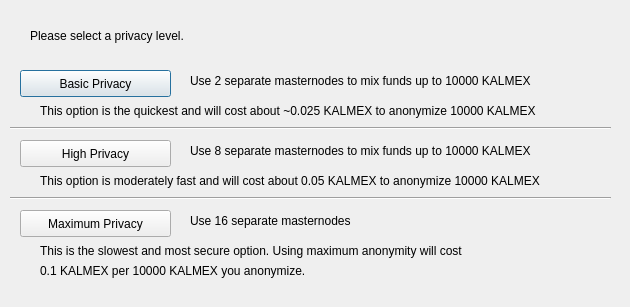
<?xml version="1.0" encoding="UTF-8"?>
<ui version="4.0">
 <class>DarksendConfig</class>
 <widget class="QDialog" name="DarksendConfig">
  <property name="geometry">
   <rect>
    <x>0</x>
    <y>0</y>
    <width>630</width>
    <height>307</height>
   </rect>
  </property>
  <property name="windowTitle">
   <string>Configure Darksend</string>
  </property>
  <widget class="QPushButton" name="buttonBasic">
   <property name="geometry">
    <rect>
     <x>20</x>
     <y>70</y>
     <width>151</width>
     <height>27</height>
    </rect>
   </property>
   <property name="text">
    <string>Basic Privacy</string>
   </property>
  </widget>
  <widget class="QPushButton" name="buttonHigh">
   <property name="geometry">
    <rect>
     <x>20</x>
     <y>140</y>
     <width>151</width>
     <height>27</height>
    </rect>
   </property>
   <property name="text">
    <string>High Privacy</string>
   </property>
  </widget>
  <widget class="QPushButton" name="buttonMax">
   <property name="geometry">
    <rect>
     <x>20</x>
     <y>210</y>
     <width>151</width>
     <height>27</height>
    </rect>
   </property>
   <property name="text">
    <string>Maximum Privacy</string>
   </property>
  </widget>
  <widget class="QLabel" name="label">
   <property name="geometry">
    <rect>
     <x>30</x>
     <y>20</y>
     <width>571</width>
     <height>31</height>
    </rect>
   </property>
   <property name="text">
    <string>Please select a privacy level.</string>
   </property>
  </widget>
  <widget class="QLabel" name="label_2">
   <property name="geometry">
    <rect>
     <x>190</x>
     <y>70</y>
     <width>421</width>
     <height>21</height>
    </rect>
   </property>
   <property name="text">
    <string>Use 2 separate masternodes to mix funds up to 10000 KALMEX</string>
   </property>
  </widget>
  <widget class="QLabel" name="label_3">
   <property name="geometry">
    <rect>
     <x>190</x>
     <y>140</y>
     <width>411</width>
     <height>21</height>
    </rect>
   </property>
   <property name="text">
    <string>Use 8 separate masternodes to mix funds up to 10000 KALMEX</string>
   </property>
  </widget>
  <widget class="QLabel" name="label_4">
   <property name="geometry">
    <rect>
     <x>190</x>
     <y>210</y>
     <width>421</width>
     <height>21</height>
    </rect>
   </property>
   <property name="text">
    <string>Use 16 separate masternodes</string>
   </property>
  </widget>
  <widget class="QLabel" name="label_6">
   <property name="geometry">
    <rect>
     <x>40</x>
     <y>100</y>
     <width>561</width>
     <height>21</height>
    </rect>
   </property>
   <property name="text">
    <string>This option is the quickest and will cost about ~0.025 KALMEX to anonymize 10000 KALMEX</string>
   </property>
  </widget>
  <widget class="QLabel" name="label_7">
   <property name="geometry">
    <rect>
     <x>40</x>
     <y>170</y>
     <width>561</width>
     <height>21</height>
    </rect>
   </property>
   <property name="text">
    <string>This option is moderately fast and will cost about 0.05 KALMEX to anonymize 10000 KALMEX</string>
   </property>
  </widget>
  <widget class="QLabel" name="label_8">
   <property name="geometry">
    <rect>
     <x>40</x>
     <y>240</y>
     <width>561</width>
     <height>21</height>
    </rect>
   </property>
   <property name="text">
    <string>This is the slowest and most secure option. Using maximum anonymity will cost</string>
   </property>
  </widget>
  <widget class="QLabel" name="label_9">
   <property name="geometry">
    <rect>
     <x>40</x>
     <y>260</y>
     <width>561</width>
     <height>21</height>
    </rect>
   </property>
   <property name="text">
    <string>0.1 KALMEX per 10000 KALMEX you anonymize.</string>
   </property>
  </widget>
  <widget class="Line" name="line">
   <property name="geometry">
    <rect>
     <x>10</x>
     <y>120</y>
     <width>601</width>
     <height>16</height>
    </rect>
   </property>
   <property name="orientation">
    <enum>Qt::Horizontal</enum>
   </property>
  </widget>
  <widget class="Line" name="line_2">
   <property name="geometry">
    <rect>
     <x>10</x>
     <y>190</y>
     <width>601</width>
     <height>16</height>
    </rect>
   </property>
   <property name="orientation">
    <enum>Qt::Horizontal</enum>
   </property>
  </widget>
 </widget>
 <resources/>
 <connections/>
</ui>
